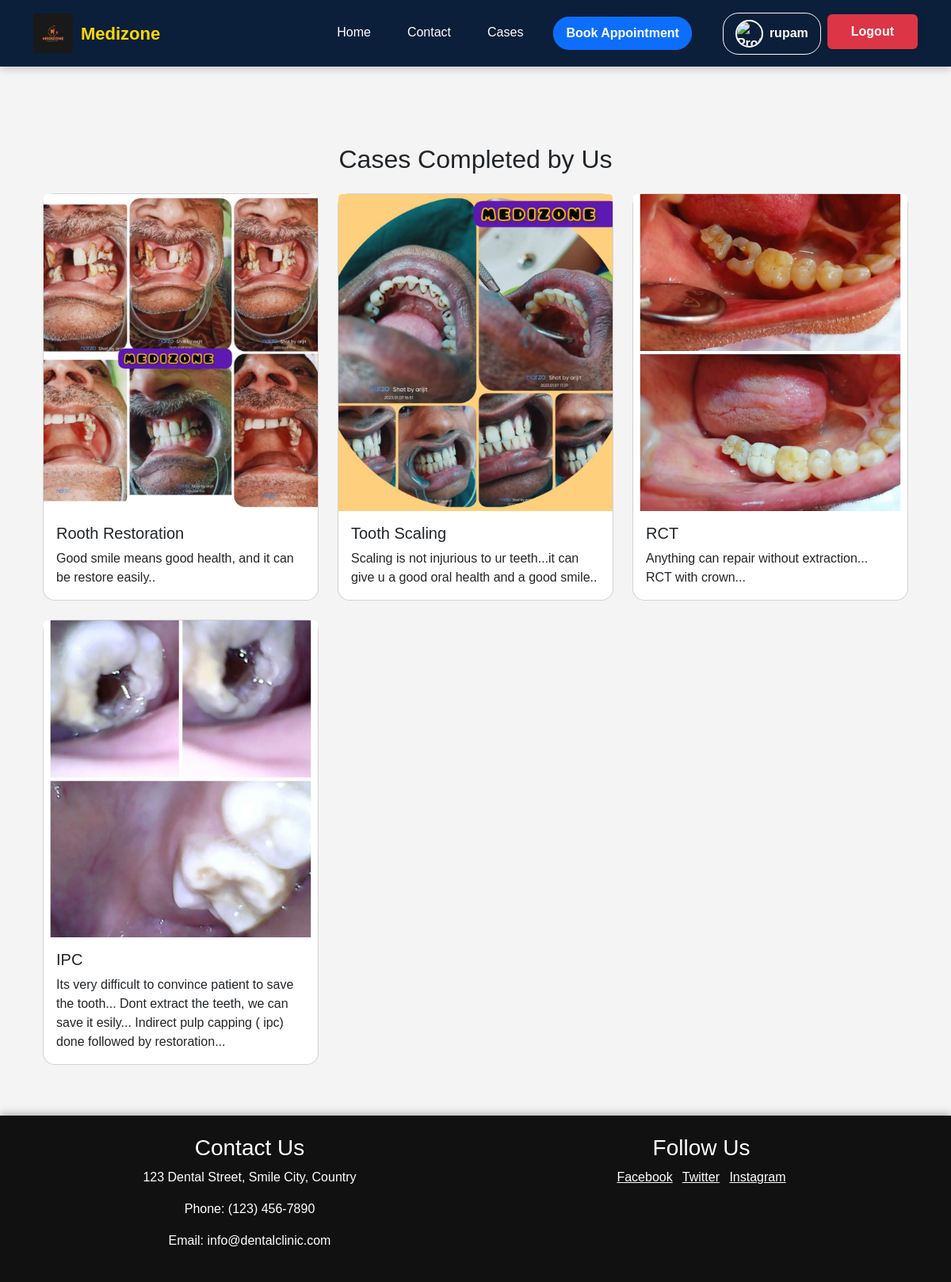
/services/ (signed in), run on the app's committed database.
### main/models.py (models this page shows, shortened)
class Service(models.Model):
    title = models.CharField(max_length=255)
    description = models.TextField()
    image = models.ImageField(upload_to='services/')

### main/views.py (the view)
# urls.py: path('services/', views.service_list, name='service_list'),
def service_list(request):
    services = Service.objects.all()
    return render(request, 'services.html', {'services': services})

### main/templates/services.html
{% extends "base.html" %}
{% block content %}
<div class="container mt-5">
    <h2 class="text-center mb-4">Cases Completed by Us</h2>
    <div class="row">
        {% for service in services %}
        <div class="col-md-4 mb-4">
            <div class="card h-100" style="min-height: 500px;">
                <img src="{{ service.image.url }}" class="card-img-top" alt="{{ service.title }}" style="height: 400px; object-fit: cover;">
                <div class="card-body d-flex flex-column">
                    <h5 class="card-title">{{ service.title }}</h5>
                    <p class="card-text flex-grow-1">{{ service.description }}</p>
                </div>
            </div>
        </div>
        {% empty %}
        <p class="text-center">No services available.</p>
        {% endfor %}
    </div>
</div>
{% endblock %}

### main/templates/base.html (shortened to what this page needs)
{% load static %}
<!DOCTYPE html>
<html lang="en">
<head>
  <link rel="stylesheet" href="https://cdn.jsdelivr.net/npm/bootstrap@5.3.0/dist/css/bootstrap.min.css">
  <link rel="stylesheet" href="{% static 'style.css' %}">
</head>
<body>
  <header>
    <nav class="navbar navbar-expand-lg navbar-dark">
      <div class="container">
        <a class="navbar-brand d-flex align-items-center" href="/">
          <img src="{% static 'images/medizone_logo.jpg' %}" alt="Medizone Logo">
          <span>Medizone</span>
        </a>
        <div class="collapse navbar-collapse" id="navbarNav">
          <ul class="navbar-nav ms-auto">
            <li class="nav-item"><a class="nav-link" href="/">Home</a></li>
            <li class="nav-item"><a class="nav-link" href="/contact">Contact</a></li>
            <li class="nav-item"><a class="nav-link" href="/services">Cases</a></li>
            <li><a href="/appointment_info" class="btn btn-primary btn-custom me-2">Book Appointment</a></li>
          </ul>
          <div class="d-flex ms-lg-3 align-items-center">
            {% if user.is_authenticated %}
              {% if user.patient %}
                <a href="/patient_dashboard" class="btn btn-outline-light btn-custom me-2 d-flex align-items-center">
                  <img src="{{ user.patient.profile_image.url }}" alt="Profile Picture" class="profile-img">
                  <span>{{ user.patient.full_name }}</span>
                </a>
              {% elif user.doctor %}
                <a href="/doctor_dashboard" class="btn btn-outline-light btn-custom me-2 d-flex align-items-center">
                  <img src="{{ user.doctor.profile_picture.url }}" alt="Profile Picture" class="profile-img">
                  <span>{{ user.doctor.name }}</span>
                </a>
              {% else %}
                <a href="/profile" class="btn btn-outline-light btn-custom me-2 d-flex align-items-center">
                  <img src="{% static 'images/default_profile.png' %}" alt="Profile Picture" class="profile-img">
                  <span>{{ user.username }}</span>
                </a>
              {% endif %}
              <form method="post" action="/logout/" class="d-inline" style="display: inline; background: none; border: none; padding: 0; margin: 0;">
                <button type="submit" class="btn logout-btn">Logout</button>
              </form>
            {% else %}
              <a href="/login" class="btn btn-success btn-custom me-2">Patient Login</a>
              <a href="/doctor_login" class="btn btn-warning btn-custom">Doctor Login</a>
            {% endif %}
          </div>
        </div>
      </div>
    </nav>
  </header>
  <main class="container my-4">
    {% block content %}{% endblock %}
  </main>
  <footer class="py-4">
    <div class="container text-center">
      <div class="row">
        <div class="col-md-6">
          <h3>Contact Us</h3>
          <p>123 Dental Street, Smile City, Country</p>
          <p>Phone: (123) 456-7890</p>
          <p>Email: info@dentalclinic.com</p>
        </div>
        <div class="col-md-6">
          <h3>Follow Us</h3>
          <a href="#" class="text-white me-2">Facebook</a>
          <a href="#" class="text-white me-2">Twitter</a>
          <a href="#" class="text-white">Instagram</a>
        </div>
      </div>
    </div>
  </footer>
</body>
</html>

### main/static/style.css (style rules this page uses)
body { font-family: Arial, sans-serif; background-color: #f4f4f4; margin: 0; padding: 0; }
header { background: #004d99; padding: 15px 0; text-align: center; }
nav ul { list-style: none; padding: 0; margin: 0; }
nav ul li { display: inline; margin: 0 15px; }
nav ul li a { color: white; text-decoration: none; font-weight: bold; }
form { background: white; padding: 20px; max-width: 400px; margin: 40px auto; border-radius: 8px; box-shadow: 0px 0px 10px rgba(0, 0, 0, 0.1); }
form button { background: #004d99; color: white; padding: 10px 15px; border: none; border-radius: 5px; cursor: pointer; margin-top: 15px; width: 100%; font-size: 16px; }
footer { background: linear-gradient(135deg, #1a2a6c, #b21f1f, #fdbb2d); color: #fff; padding: 10px 0; box-shadow: 0 -2px 10px rgba(0,0,0,0.3); margin-top: 40px; }
body { font-family: 'Poppins', sans-serif; }
.card { border-radius: 15px; transition: transform 0.3s ease, box-shadow 0.3s ease; }

### main/templates/base.html (style rules this page uses)
.navbar { background: #0B1F3A; padding: 12px 0; position: fixed; top: 0; width: 100%; z-index: 1000; box-shadow: 0px 3px 10px rgba(0, 0, 0, 0.2); }
.navbar-brand img { height: 50px; width: auto; margin-right: 10px; }
.navbar-brand span { font-size: 22px; font-weight: bold; color: #FFD700; }
.navbar-nav .nav-link { color: #FFFFFF !important; font-weight: 500; padding: 8px 15px; transition: all 0.3s ease-in-out; }
.btn-custom { border-radius: 20px; font-weight: bold; padding: 8px 15px; transition: all 0.3s ease-in-out; }
.profile-img { width: 35px; height: 35px; border-radius: 50%; object-fit: cover; border: 2px solid #fff; margin-right: 8px; }
main { padding-top: 80px; }
footer { background: #111; color: white; padding: 20px; }
.logout-btn { background-color: #dc3545 !important; color: #fff !important; border: none; padding: 12px 30px !important; font-weight: bold; font-size: 1rem; transition: all 0.3s ease-in-out; line-height: 1.2; margin-top: -4px; }

### data on the page
Service: image (picture), title "Rooth Restoration", description "Good smile means good health, and it can be restore easily.."
Service: image (picture), title "Tooth Scaling", description "Scaling is not injurious to ur teeth...it can give u a good oral health and a good smile.."
Service: image (picture), title "RCT", description "Anything can repair without extraction... RCT with crown..."
Service: image (picture), title "IPC", description "Its very difficult to convince patient to save the tooth... Dont extract the teeth, we can save it esily... Indirect pulp capping ( ipc) done followed by restoration..."

### other printed values
{{ user.username }} "rupam"
